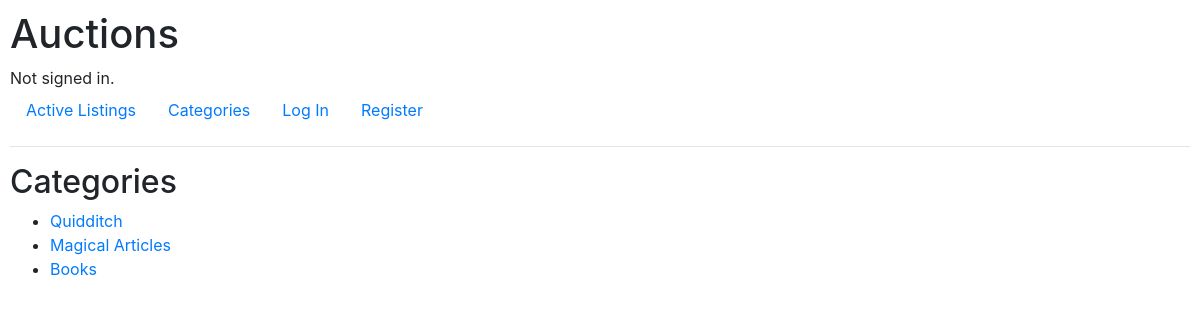
Page /categories/ on the committed database.
### auctions/models.py (models this page shows, shortened)
class Category(models.Model):
    title = models.CharField(max_length=64)

### auctions/views.py (the view)
# urls.py: path("categories/", views.categories_view, name="categories"),
def categories_view(request):
    categories = Category.objects.all()
    return render(request, 'auctions/categories.html', {
        "categories": categories,
    })

### auctions/templates/auctions/categories.html (shortened to what this page needs)
{% extends "auctions/layout.html" %}
{% block body %}
<h2>Categories</h2>
<ul>
    {% for category in categories %}
    <li><a href="{% url 'index' %}?cat={{ category.id }}">{{ category.title }}</a></li>
    {% endfor %}
</ul>
{% endblock %}

### auctions/static/auctions/styles.css (style rules this page uses)
body { padding: 10px; }

### rows in the picture
Category: title "Quidditch"
Category: title "Magical Articles"
Category: title "Books"
